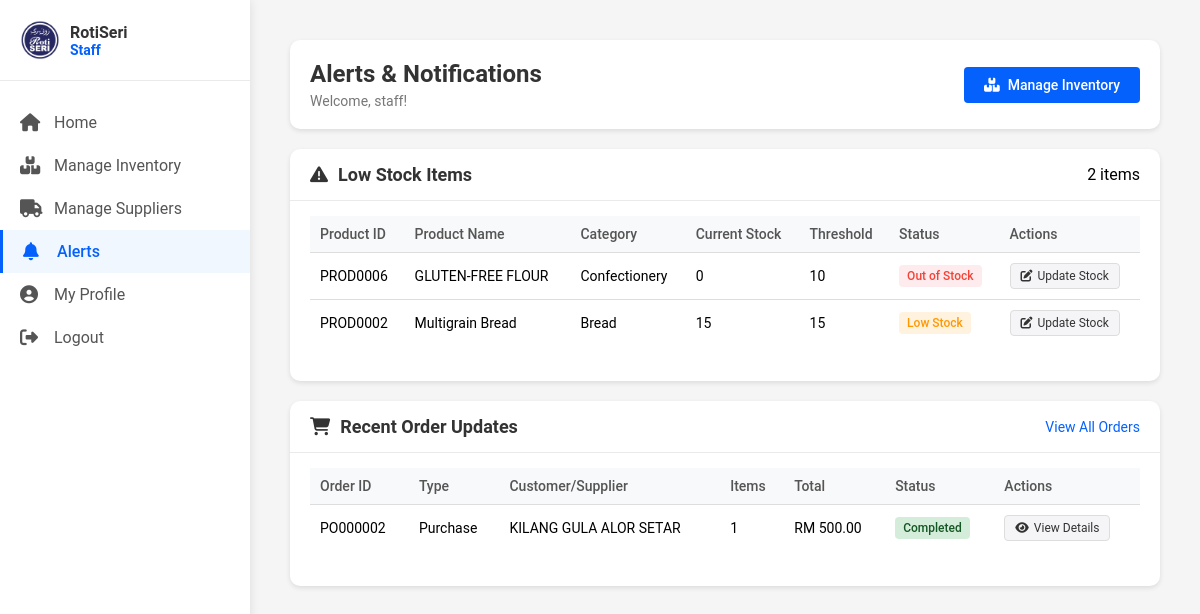
The page /staff_alerts.php (signed in) on the database its author committed.
### tables this page shows
CREATE TABLE `users` (
  `userID` varchar(50) NOT NULL,
  `username` varchar(100) NOT NULL,
  `fullName` varchar(255) NOT NULL,
  `email` varchar(255) NOT NULL,
  `phoneNumber` varchar(20) NOT NULL,
  `address` text NOT NULL,
  `password` varchar(255) NOT NULL,
  `role` enum('Administrator','Inventory Manager','Bakery Staff') NOT NULL,
  `created_at` timestamp NOT NULL DEFAULT current_timestamp()
);

CREATE TABLE `products` (
  `product_id` varchar(10) NOT NULL,
  `product_name` varchar(100) NOT NULL,
  `description` text DEFAULT NULL,
  `category_id` int(11) DEFAULT NULL,
  `stock_quantity` int(11) NOT NULL DEFAULT 0,
  `reorder_threshold` int(11) NOT NULL DEFAULT 10,
  `unit_price` decimal(10,2) NOT NULL DEFAULT 0.00,
  `last_updated` datetime DEFAULT current_timestamp()
);

CREATE TABLE `product_categories` (
  `category_id` int(11) NOT NULL,
  `category_name` varchar(50) NOT NULL,
  `description` text DEFAULT NULL
);

CREATE TABLE `orders` (
  `order_id` varchar(10) NOT NULL,
  `order_type` enum('Purchase','Sales') NOT NULL,
  `customer_name` varchar(100) DEFAULT NULL,
  `order_date` date NOT NULL,
  `status` enum('Pending','Processing','Completed','Cancelled') NOT NULL DEFAULT 'Pending',
  `total_amount` decimal(10,2) NOT NULL DEFAULT 0.00,
  `created_by` varchar(50) DEFAULT NULL,
  `created_at` datetime NOT NULL DEFAULT current_timestamp(),
  `status_changed_at` datetime DEFAULT NULL COMMENT 'Timestamp when order status was last changed'
);

### staff_alerts.php (the view, shortened to what this page needs)
<?php
include 'db_connection.php';
$userID = $_SESSION['userID'];
$sql = "SELECT fullName FROM users WHERE userID = ?";
$stmt = $conn->prepare($sql);
$stmt->bind_param("s", $userID);
$stmt->execute();
$result = $stmt->get_result();
if ($row = $result->fetch_assoc()) {
    $fullName = $row['fullName'];
} else {
    $fullName = "Staff";
}
$lowStockQuery = "SELECT p.*, c.category_name
                 FROM products p
                 JOIN product_categories c ON p.category_id = c.category_id
                 WHERE p.stock_quantity <= p.reorder_threshold
                 ORDER BY (p.stock_quantity = 0) DESC, (p.stock_quantity / p.reorder_threshold) ASC";
$lowStockResult = $conn->query($lowStockQuery);
$recentOrdersQuery = "SELECT o.*,
                     (SELECT COUNT(*) FROM order_items WHERE order_id = o.order_id) as item_count
                     FROM orders o
                     WHERE o.status_changed_at IS NOT NULL
                     ORDER BY o.status_changed_at DESC
                     LIMIT 10";
$recentOrdersResult = $conn->query($recentOrdersQuery);
?>
<!DOCTYPE html>
<html lang="en">
<head>
    <link rel="stylesheet" href="staff_dashboard.css">
    <link rel="stylesheet" href="staff_alerts.css">
    <link rel="stylesheet" href="https://cdnjs.cloudflare.com/ajax/libs/font-awesome/6.5.1/css/all.min.css">
</head>
<body>
    <div class="sidebar">
        <div class="sidebar-header">
            <div class="logo-container">
                <img src="image/icon/logo.png" alt="Roti Seri Logo" class="logo">
                <div class="company-text">
                    <span class="company-name">RotiSeri</span>
                    <span class="company-role">Staff</span>
                </div>
            </div>
        </div>
        <nav class="sidebar-nav">
            <a href="staff_dashboard.php" class="nav-item">
                <i class="fas fa-home"></i>
                <span>Home</span>
            </a>
            <a href="staff_manageinventory.php" class="nav-item">
                <i class="fas fa-boxes"></i>
                <span>Manage Inventory</span>
            </a>
            <a href="staff_suppliers.php" class="nav-item">
                <i class="fas fa-truck"></i>
                <span>Manage Suppliers</span>
            </a>
            <a href="staff_alerts.php" class="nav-item active">
                <i class="fas fa-bell"></i>
                <span>Alerts</span>
            </a>
            <a href="staff_profile.php" class="nav-item">
                <i class="fas fa-user-circle"></i>
                <span>My Profile</span>
            </a>
            <a href="logout.php" class="nav-item">
                <i class="fas fa-sign-out-alt"></i>
                <span>Logout</span>
            </a>
        </nav>
    </div>
    <div class="main-content">
        <div class="header">
            <div class="welcome-container">
                <h1>Alerts & Notifications</h1>
                <p>Welcome, <?php echo htmlspecialchars($fullName); ?>!</p>
            </div>
            <div class="action-buttons">
                <a href="staff_manageinventory.php?stock_status=low" class="action-btn">
                    <i class="fas fa-boxes"></i> Manage Inventory
                </a>
            </div>
        </div>
        <div class="alert-section">
            <div class="section-header">
                <h2><i class="fas fa-exclamation-triangle"></i> Low Stock Items</h2>
                <span class="count-badge"><?php echo $lowStockResult->num_rows; ?> items</span>
            </div>
            <div class="table-container">
                <table class="data-table">
                    <thead>
                        <tr>
                            <th>Product ID</th>
                            <th>Product Name</th>
                            <th>Category</th>
                            <th>Current Stock</th>
                            <th>Threshold</th>
                            <th>Status</th>
                            <th>Actions</th>
                        </tr>
                    </thead>
                    <tbody>
                        <?php if ($lowStockResult && $lowStockResult->num_rows > 0): ?>
                            <?php while ($item = $lowStockResult->fetch_assoc()): ?>
                                <?php
                                    $statusClass = 'low';
                                    $statusText = 'Low Stock';
                                    if ($item['stock_quantity'] == 0) {
                                        $statusClass = 'out';
                                        $statusText = 'Out of Stock';
                                    }
                                ?>
                                <tr>
                                    <td><?php echo htmlspecialchars($item['product_id']); ?></td>
                                    <td><?php echo htmlspecialchars($item['product_name']); ?></td>
                                    <td><?php echo htmlspecialchars($item['category_name']); ?></td>
                                    <td><?php echo htmlspecialchars($item['stock_quantity']); ?></td>
                                    <td><?php echo htmlspecialchars($item['reorder_threshold']); ?></td>
                                    <td><span class="status <?php echo $statusClass; ?>"><?php echo $statusText; ?></span></td>
                                    <td>
                                        <a href="javascript:void(0)" onclick="showEditStockModal('<?php echo $item['product_id']; ?>', '<?php echo addslashes($item['product_name']); ?>', '<?php echo $item['stock_quantity']; ?>')" class="table-action-btn">
                                            <i class="fas fa-edit"></i> Update Stock
                                        </a>
                                    </td>
                                </tr>
                            <?php endwhile; ?>
                        <?php else: ?>
                            <tr>
                                <td colspan="7" class="no-data">No low stock items found.</td>
                            </tr>
                        <?php endif; ?>
                    </tbody>
                </table>
            </div>
        </div>
        <?php if (isset($recentOrdersResult) && $recentOrdersResult !== false && $recentOrdersResult->num_rows > 0): ?>
        <div class="alert-section">
            <div class="section-header">
                <h2><i class="fas fa-shopping-cart"></i> Recent Order Updates</h2>
                <a href="staff_manageinventory.php?tab=orders" class="action-link">View All Orders</a>
            </div>
            <div class="table-container">
                <table class="data-table">
                    <thead>
                        <tr>
                            <th>Order ID</th>
                            <th>Type</th>
                            <th>Customer/Supplier</th>
                            <th>Items</th>
                            <th>Total</th>
                            <th>Status</th>
                            <th>Actions</th>
                        </tr>
                    </thead>
                    <tbody>
                        <?php while ($order = $recentOrdersResult->fetch_assoc()): ?>
                            <tr>
                                <td><?php echo htmlspecialchars($order['order_id']); ?></td>
                                <td><?php echo htmlspecialchars($order['order_type']); ?></td>
                                <td><?php echo htmlspecialchars($order['customer_name']); ?></td>
                                <td><?php echo htmlspecialchars($order['item_count']); ?></td>
                                <td>RM <?php echo number_format($order['total_amount'], 2); ?></td>
                                <td><span class="status <?php echo strtolower($order['status']); ?>"><?php echo $order['status']; ?></span></td>
                                <td>
                                    <a href="javascript:void(0)" onclick="viewOrderDetails('<?php echo $order['order_id']; ?>')" class="table-action-btn">
                                        <i class="fas fa-eye"></i> View Details
                                    </a>
                                </td>
                            </tr>
                        <?php endwhile; ?>
                    </tbody>
                </table>
            </div>
        </div>
        <?php endif; ?>
</body>
</html>

### staff_dashboard.css (style rules this page uses)
* { margin: 0; padding: 0; box-sizing: border-box; font-family: 'Roboto', sans-serif; }
body { background-color: #f5f5f7; display: flex; min-height: 100vh; }
.sidebar { width: 250px; background-color: #ffffff; min-height: 100vh; position: fixed; top: 0; left: 0; box-shadow: 0 0 10px rgba(0, 0, 0, 0.1); display: flex; flex-direction: column; z-index: 1000; }
.sidebar-header { padding: 20px; border-bottom: 1px solid #eaeaea; }
.logo-container { display: flex; align-items: center; gap: 10px; }
.logo { width: 40px; height: 40px; }
.company-text { display: flex; flex-direction: column; }
.company-name { font-weight: 600; font-size: 16px; color: #333; }
.company-role { font-weight: 600; font-size: 14px; color: #0561FC; }
.sidebar-nav { display: flex; flex-direction: column; padding: 20px 0; flex-grow: 1; }
.nav-item { display: flex; align-items: center; padding: 12px 20px; color: #555; text-decoration: none; position: relative; transition: all 0.3s ease; }
.nav-item i { margin-right: 10px; font-size: 18px; width: 24px; }
.nav-item.active { color: #0561FC; background-color: #f0f7ff; font-weight: 500; border-left: 3px solid #0561FC; }
.main-content { flex: 1; margin-left: 250px; padding: 20px; overflow-x: hidden; }
.header { background-color: #ffffff; border-radius: 10px; padding: 20px; margin-bottom: 20px; box-shadow: 0 2px 5px rgba(0, 0, 0, 0.1); display: flex; justify-content: space-between; align-items: center; }
.welcome-container h1 { font-size: 24px; color: #333; margin-bottom: 5px; }
.welcome-container p { color: #777; font-size: 14px; }
.data-table { width: 100%; border-collapse: collapse; font-size: 14px; }
.data-table th, .data-table td { padding: 12px 15px; text-align: left; border-bottom: 1px solid #eaeaea; }
.data-table th { background-color: #f5f5f7; font-weight: 500; color: #555; }
.data-table tr:last-child td { border-bottom: none; }
.data-table .status { padding: 4px 8px; border-radius: 4px; font-size: 12px; font-weight: 500; }

### staff_alerts.css (style rules this page uses)
.main-content { padding: 20px; }
.action-buttons { display: flex; gap: 10px; }
.action-btn { display: inline-flex; align-items: center; gap: 8px; padding: 8px 15px; background-color: #0561FC; color: white; border-radius: 6px; text-decoration: none; font-size: 14px; font-weight: 500; cursor: pointer; transition: background-color 0.3s ease; }
.alert-section { background-color: white; border-radius: 10px; box-shadow: 0 2px 5px rgba(0, 0, 0, 0.1); margin-bottom: 20px; overflow: hidden; }
.section-header { padding: 15px 20px; border-bottom: 1px solid #eaeaea; display: flex; justify-content: space-between; align-items: center; }
.section-header h2 { margin: 0; font-size: 18px; color: #333; display: flex; align-items: center; gap: 10px; }
.action-link { color: #0561FC; text-decoration: none; font-size: 14px; display: flex; align-items: center; gap: 5px; }
.table-container { overflow-x: auto; padding: 0 20px 20px; }
.data-table { width: 100%; border-collapse: collapse; font-size: 14px; }
.data-table th, .data-table td { padding: 12px 15px; text-align: left; border-bottom: 1px solid #eaeaea; }
.data-table th { background-color: #f5f5f7; font-weight: 500; color: #555; position: sticky; top: 0; z-index: 1; }
.data-table tr:last-child td { border-bottom: none; }
.status { display: inline-block; padding: 5px 10px; border-radius: 20px; font-size: 12px; font-weight: 500; text-align: center; }
.status.low { background-color: #fff3e0; color: #ff9800; }
.status.out { background-color: #feebee; color: #f44336; }
.table-action-btn { display: inline-flex; align-items: center; gap: 5px; padding: 5px 10px; background-color: #f5f5f7; border: 1px solid #ddd; border-radius: 4px; color: #333; text-decoration: none; font-size: 12px; transition: all 0.2s ease; }

### rows shown on the page
users: fullName "staff"
products: product_id "PROD0006", product_name "GLUTEN-FREE FLOUR", category.category_name "Confectionery", stock_quantity "0", reorder_threshold "10", stock_quantity "Out of Stock"
products: product_id "PROD0002", product_name "Multigrain Bread", category.category_name "Bread", stock_quantity "15", reorder_threshold "15", statusText "Low Stock"
orders: order_id "PO000002", order_type "Purchase", customer_name "KILANG GULA ALOR SETAR", item_count "1", total_amount "500.00", status "Completed"

### other values the page prints
$lowStockResult->num_rows "2"
